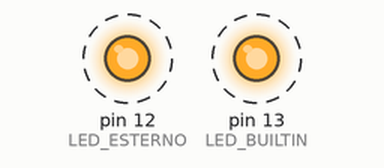
This sketch was run on a simulated Arduino Uno, built with avr-gcc and run on an emulated ATmega328P. On the bench: output pins drawn as LEDs (lit = HIGH). Dashed ring = blinking.

Above: at 0.5 s.
Timing chart, 0 to 4.6 s (numbered marks = the images above):
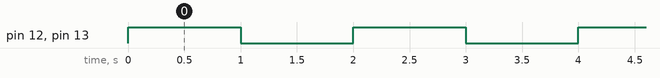

The sketch:

blink.ino
```cpp
// Blink: il LED L della scheda (D13) e un LED esterno su D12 si accendono e si spengono ogni secondo.
const int LED_ESTERNO = 12;

void setup() {
  pinMode(LED_BUILTIN, OUTPUT);
  pinMode(LED_ESTERNO, OUTPUT);
}

void loop() {
  digitalWrite(LED_BUILTIN, HIGH);
  digitalWrite(LED_ESTERNO, HIGH);
  delay(1000);
  digitalWrite(LED_BUILTIN, LOW);
  digitalWrite(LED_ESTERNO, LOW);
  delay(1000);
}
```

Measured:
- by itself, pin 12 (LED_ESTERNO), pin 13 (LED_BUILTIN): alternates HIGH for 1.0 s and LOW for 1.0 s
